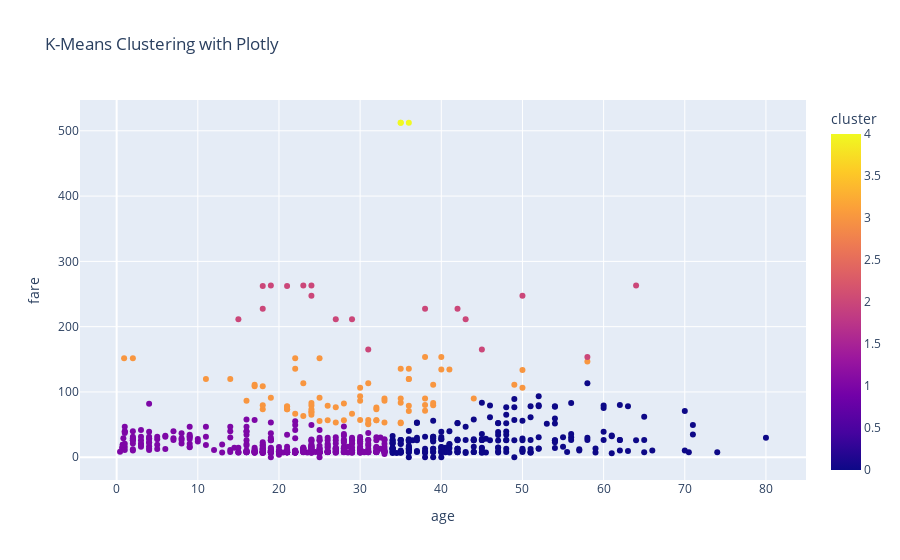

The notebook cell this image was saved under:
### Code cell
import plotly.express as px
fig = px.scatter(X, x='age', y='fare', color='cluster', title='K-Means Clustering with Plotly')
fig.show()

### Figure 1 — Plotly figure (JSON) as saved in the notebook; plotly's stock layout.template omitted (floating-point values rounded to 4 significant figures; data arrays with more than 128 entries replaced by an {"elided": "..."} marker saying what was removed)
{"data": [{"hovertemplate": "age=%{x}<br>fare=%{y}<br>cluster=%{marker.color}<extra></extra>", "legendgroup": "", "marker": {"color": {"elided": "714 int values"}, "coloraxis": "coloraxis", "symbol": "circle"}, "mode": "markers", "name": "", "orientation": "v", "showlegend": false, "type": "scatter", "x": {"elided": "714 float values"}, "xaxis": "x", "y": {"elided": "714 float values"}, "yaxis": "y"}], "layout": {"coloraxis": {"colorbar": {"title": {"text": "cluster"}}, "colorscale": [[0, "#0d0887"], [0.1111, "#46039f"], [0.2222, "#7201a8"], [0.3333, "#9c179e"], [0.4444, "#bd3786"], [0.5556, "#d8576b"], [0.6667, "#ed7953"], [0.7778, "#fb9f3a"], [0.8889, "#fdca26"], [1, "#f0f921"]]}, "legend": {"tracegroupgap": 0}, "title": {"text": "K-Means Clustering with Plotly"}, "xaxis": {"anchor": "y", "domain": [0, 1], "title": {"text": "age"}}, "yaxis": {"anchor": "x", "domain": [0, 1], "title": {"text": "fare"}}}}
